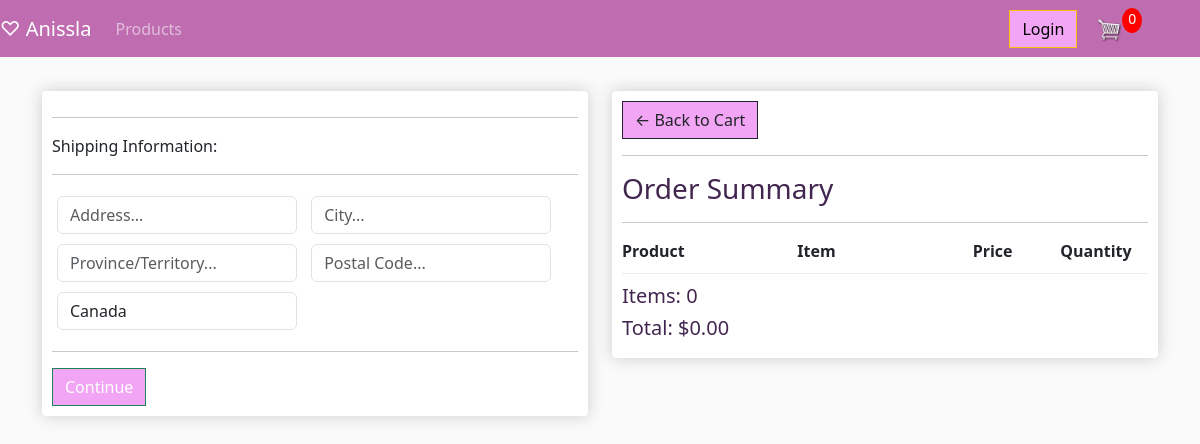
The page /checkout/ (signed in) on the database as committed earlier.
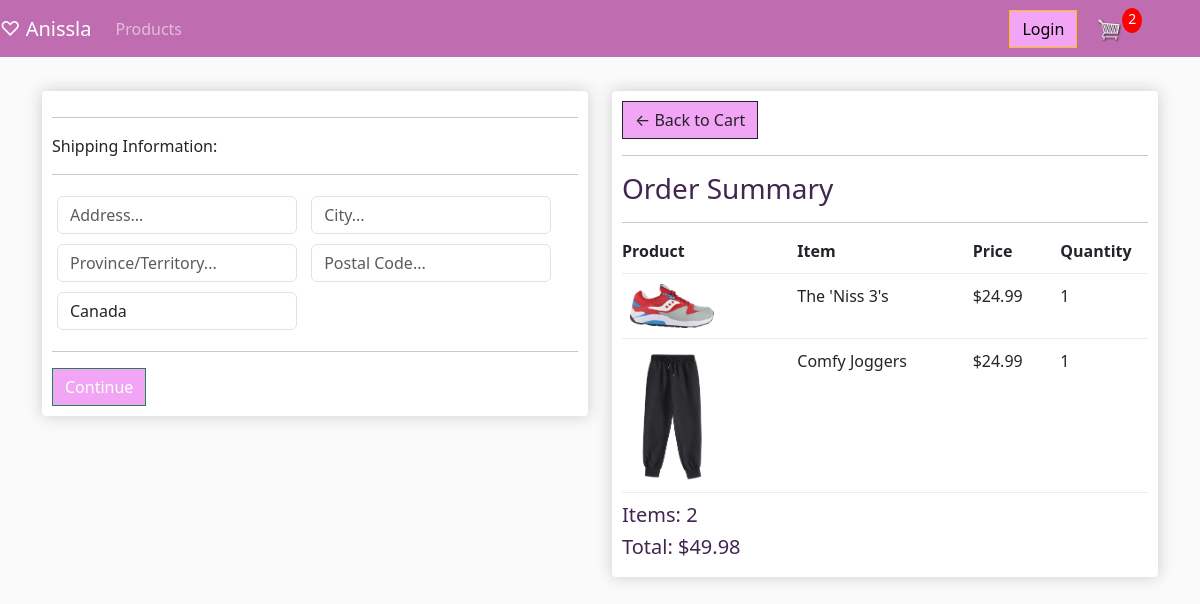
The same page on the database as committed later.
### store/models.py (models this page shows, shortened)
class Order(models.Model):
	customer = models.ForeignKey(Customer, on_delete=models.SET_NULL, null=True, blank=True)
	date_ordered = models.DateTimeField(auto_now_add=True)
	complete = models.BooleanField(default=False)
	transaction_id = models.CharField(max_length=100, null=True)
	@property
	def get_cart_total(self):
		orderitems = self.orderitem_set.all()
		total = sum([item.get_item_total for item in orderitems])
		return total
	@property
	def get_cart_items(self):
		orderitems = self.orderitem_set.all()
		total = sum([item.quantity for item in orderitems])
		return total
	@property
	def shipping(self):
		shipping = True #All items are shippable! They're clothes!
		return shipping

class OrderItem(models.Model):
	product = models.ForeignKey(Product, on_delete=models.SET_NULL, null=True)
	quantity = models.IntegerField(default=0, null=True, blank=True)
	order = models.ForeignKey(Order, on_delete=models.SET_NULL, null=True)
	quantity = models.IntegerField(default=0, null=True, blank=True)
	date_added = models.DateTimeField(auto_now_add=True)
	@property
	def get_item_total(self):
		total = self.product.price * self.quantity
		return total

class Product(models.Model):
	name = models.CharField(max_length=200, null=True)
	description = models.TextField(max_length=200, null=True)
	price = models.FloatField()
	image = models.ImageField(null=True, blank=True)
	in_stock= models.BooleanField(default=True)
	is_active= models.BooleanField(default=True)
	class Meta:
		verbose_name_plural = 'Products'
	@property
	def imageURL(self):
		try:
			url = self.image.url
		except:
			url = ''
		return url

### store/views.py (the view)
# urls.py: path('checkout/', views.checkout, name ="checkout"),
def checkout(request):
	if request.user.is_authenticated:
		customer = request.user.customer
		order, created = Order.objects.get_or_create(customer=customer, complete=False)
		items = order.orderitem_set.all()
		cartItems = order.get_cart_items
	else:
		items = []
		order = {'get_cart_total':0, 'get_cart_items':0}
		cartItems = order['get_cart_items']
	context = {'items':items, 'order':order, 'cartItems':cartItems}
	return render(request, 'store/checkout.html', context)

### store/templates/store/checkout.html (shortened to what this page needs)
{% extends 'store/main.html' %}
{% load static %}
{% block content %}
<div class="row">
    <div class="col-lg-6">
        <div class="box-element" id="form-wrapper">
            <form id="form">
                <div id="shipping-info">
                    <hr>
                    <p>Shipping Information:</p>
                    <hr>
                    <div class="form-field">
                        <input class="form-control" type="text" name="address" placeholder="Address...">
                    </div>
                    <div class="form-field">
                        <input class="form-control" type="text" name="city" placeholder="City...">
                    </div>
                    <div class="form-field">
                        <input class="form-control" type="text" name="province" placeholder="Province/Territory...">
                    </div>
                    <div class="form-field">
                        <input class="form-control" type="text" name="postalcode" placeholder="Postal Code...">
                    </div>
                    <div class="form-field">
                        <input readonly class="form-control" type="text" name="country" value="Canada">
                    </div>
                </div>
                <hr>
                <input id="form-button" class="btn btn-success btn-block" type="submit" value="Continue">
            </form>
        </div>
        <br>
    </div>
    <div class="col-lg-6">
        <div class="box-element">
            <a  class="btn btn-outline-dark" href="{% url 'cart' %}">&#x2190; Back to Cart</a>
            <hr>
            <h3>Order Summary</h3>
            <hr>
            <div class="cart-row">
                <div style="flex:2"><strong>Product</strong></div>
				<div style="flex:2"><strong>Item</strong></div>
				<div style="flex:1"><strong>Price</strong></div>
				<div style="flex:1"><strong>Quantity</strong></div>
			</div>
            {% for item in items %}
            <div class="cart-row">
                <div style="flex:2"><img class="row-image" src="{{item.product.imageURL}}"></div>
                <div style="flex:2"><p>{{item.product.name}}</p></div>
                <div style="flex:1"><p>${{item.product.price}}</p></div>
                <div style="flex:1"><p>{{item.quantity}}</p></div>
            </div>
            {% endfor %}
            <h5>Items:   {{order.get_cart_items}}</h5>
            <h5>Total:   ${{order.get_cart_total|floatformat:2}}</h5>
        </div>
    </div>
</div>
{% endblock content %}

Rows that differ between the two databases and show on the page:
added OrderItem: product.imageURL (picture), product.name "The 'Niss 3's", product.price "24.99", quantity "1"
added OrderItem: product.imageURL (picture), product.name "Comfy Joggers", product.price "24.99", quantity "1"
computed for Order: get_cart_items "0" → "2"; get_cart_total "0.00" → "49.98"
Other text that changed with them:
{{ cartItems }}: "0" → "2"
